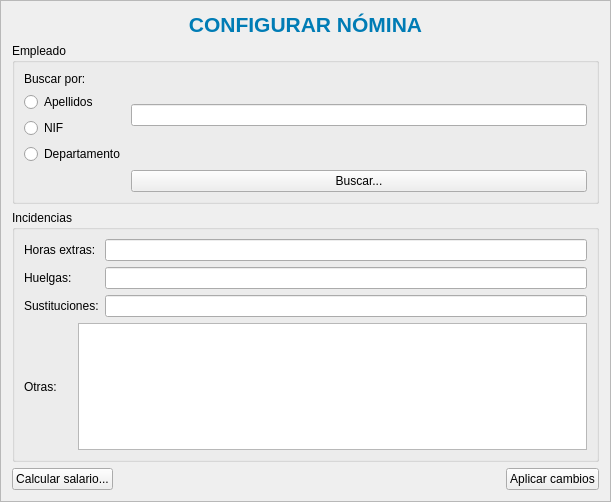
<?xml version="1.0" encoding="UTF-8"?>
<ui version="4.0">
 <class>FConfignomina</class>
 <widget class="QFrame" name="FConfignomina">
  <property name="geometry">
   <rect>
    <x>0</x>
    <y>0</y>
    <width>611</width>
    <height>502</height>
   </rect>
  </property>
  <property name="windowTitle">
   <string>Frame</string>
  </property>
  <property name="frameShape">
   <enum>QFrame::StyledPanel</enum>
  </property>
  <property name="frameShadow">
   <enum>QFrame::Raised</enum>
  </property>
  <layout class="QVBoxLayout" name="verticalLayout">
   <item>
    <widget class="QLabel" name="label_3">
     <property name="text">
      <string>&lt;html&gt;&lt;head/&gt;&lt;body&gt;&lt;p align=&quot;center&quot;&gt;&lt;span style=&quot; font-size:16pt; font-weight:600; color:#007cb5;&quot;&gt;CONFIGURAR NÓMINA&lt;/span&gt;&lt;/p&gt;&lt;/body&gt;&lt;/html&gt;</string>
     </property>
    </widget>
   </item>
   <item>
    <widget class="QGroupBox" name="groupBox">
     <property name="title">
      <string>Empleado</string>
     </property>
     <layout class="QGridLayout" name="gridLayout">
      <item row="0" column="0">
       <widget class="QLabel" name="label_6">
        <property name="text">
         <string>Buscar por:</string>
        </property>
       </widget>
      </item>
      <item row="1" column="0">
       <widget class="QRadioButton" name="radioButton_2">
        <property name="text">
         <string>Apellidos</string>
        </property>
       </widget>
      </item>
      <item row="1" column="1" rowspan="2">
       <widget class="QLineEdit" name="lineEdit_4"/>
      </item>
      <item row="2" column="0">
       <widget class="QRadioButton" name="radioButton_3">
        <property name="text">
         <string>NIF</string>
        </property>
       </widget>
      </item>
      <item row="3" column="0">
       <widget class="QRadioButton" name="radioButton_4">
        <property name="text">
         <string>Departamento</string>
        </property>
       </widget>
      </item>
      <item row="4" column="1">
       <widget class="QPushButton" name="pushButton_4">
        <property name="text">
         <string>Buscar...</string>
        </property>
       </widget>
      </item>
     </layout>
    </widget>
   </item>
   <item>
    <widget class="QGroupBox" name="groupBox_2">
     <property name="title">
      <string>Incidencias</string>
     </property>
     <layout class="QGridLayout" name="gridLayout_2">
      <item row="0" column="0" colspan="2">
       <widget class="QLabel" name="label_2">
        <property name="text">
         <string>Horas extras:</string>
        </property>
       </widget>
      </item>
      <item row="0" column="2">
       <widget class="QLineEdit" name="lineEdit"/>
      </item>
      <item row="1" column="0">
       <widget class="QLabel" name="label_4">
        <property name="text">
         <string>Huelgas:</string>
        </property>
       </widget>
      </item>
      <item row="1" column="2">
       <widget class="QLineEdit" name="lineEdit_2"/>
      </item>
      <item row="2" column="0" colspan="2">
       <widget class="QLabel" name="label_5">
        <property name="text">
         <string>Sustituciones:</string>
        </property>
       </widget>
      </item>
      <item row="2" column="2">
       <widget class="QLineEdit" name="lineEdit_3"/>
      </item>
      <item row="3" column="0">
       <widget class="QLabel" name="label">
        <property name="text">
         <string>Otras:</string>
        </property>
       </widget>
      </item>
      <item row="3" column="1" colspan="2">
       <widget class="QTextEdit" name="textEdit_2">
        <property name="html">
         <string>&lt;!DOCTYPE HTML PUBLIC &quot;-//W3C//DTD HTML 4.0//EN&quot; &quot;http://www.w3.org/TR/REC-html40/strict.dtd&quot;&gt;
&lt;html&gt;&lt;head&gt;&lt;meta name=&quot;qrichtext&quot; content=&quot;1&quot; /&gt;&lt;style type=&quot;text/css&quot;&gt;
p, li { white-space: pre-wrap; }
&lt;/style&gt;&lt;/head&gt;&lt;body style=&quot; font-family:'Ubuntu'; font-size:11pt; font-weight:400; font-style:normal;&quot;&gt;
&lt;p style=&quot;-qt-paragraph-type:empty; margin-top:0px; margin-bottom:0px; margin-left:0px; margin-right:0px; -qt-block-indent:0; text-indent:0px; font-family:'MS Shell Dlg 2'; font-size:8pt;&quot;&gt;&lt;br /&gt;&lt;/p&gt;&lt;/body&gt;&lt;/html&gt;</string>
        </property>
       </widget>
      </item>
     </layout>
    </widget>
   </item>
   <item>
    <layout class="QHBoxLayout" name="horizontalLayout">
     <item>
      <widget class="QPushButton" name="pushButton_3">
       <property name="text">
        <string>Calcular salario...</string>
       </property>
      </widget>
     </item>
     <item>
      <spacer name="horizontalSpacer">
       <property name="orientation">
        <enum>Qt::Horizontal</enum>
       </property>
       <property name="sizeHint" stdset="0">
        <size>
         <width>318</width>
         <height>20</height>
        </size>
       </property>
      </spacer>
     </item>
     <item>
      <widget class="QPushButton" name="pushButton">
       <property name="text">
        <string>Aplicar cambios</string>
       </property>
      </widget>
     </item>
    </layout>
   </item>
  </layout>
 </widget>
 <resources/>
 <connections/>
</ui>
